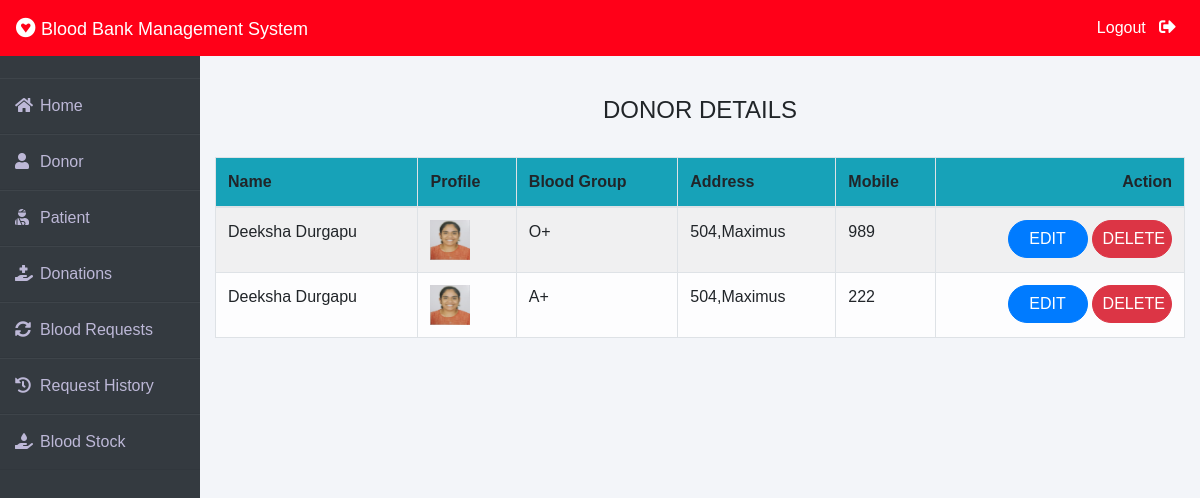
/admin-donor (signed in), run on the app's committed database.
### donor/models.py (models this page shows, shortened)
class Donor(models.Model):
    user=models.OneToOneField(User,on_delete=models.CASCADE)
    profile_pic= models.ImageField(upload_to='profile_pic/Donor/',null=True,blank=True)
    bloodgroup=models.CharField(max_length=10)
    address = models.CharField(max_length=40)
    mobile = models.CharField(max_length=20,null=False)
    @property
    def get_name(self):
        return self.user.first_name+" "+self.user.last_name

### blood/views.py (the view)
# urls.py: path('admin-donor', views.admin_donor_view,name='admin-donor'),
@login_required(login_url='adminlogin')
def admin_donor_view(request):
    donors=dmodels.Donor.objects.all()
    return render(request,'blood/admin_donor.html',{'donors':donors})

### templates/blood/admin_donor.html
{% extends 'blood/adminbase.html' %}
{% block content %}
{% load widget_tweaks %}
{%load static%}
<br><br>
<div class="container">
    <H4 class="text-center">DONOR DETAILS</H4><br>
    <table class="table table-light table-hover table-bordered table-striped">
        <thead class="bg-info">
            <tr>
                <th scope="col">Name</th>
                <th scope="col">Profile</th>
                <th scope="col">Blood Group</th>
                <th scope="col">Address</th>
                <th scope="col">Mobile</th>
                <th class="text-right">Action</th>
            </tr>
        </thead>
        <tbody>
            {% for t in donors %}
            <tr>
                <td> {{t.get_name}}</td>
                <td> <img src="{% static t.profile_pic.url %}" alt="Profile Pic" height="40px" width="40px" /></td>
                <td>{{t.bloodgroup}}</td>
                <td>{{t.address}}</td>
                <td>{{t.mobile}}</td>
                <td class="text-right">
                    <button class="btn btn-primary badge-pill" style="width: 80px;"><a  style="text-decoration: none;color: white;" href="{% url 'update-donor' t.id  %}">EDIT</a> </button>
                    <button class="btn btn-danger badge-pill" style="width: 80px;"><a  style="text-decoration: none;color: white;" href="{% url 'delete-donor' t.id  %}">DELETE</a> </button>
                </td>
            </tr>
            {% endfor %}
        </tbody>
    </table>
</div>
{% endblock content %}

### templates/blood/adminbase.html (shortened to what this page needs)
<!DOCTYPE html>
<html lang="en">
<head>
    <link rel="stylesheet" href="https://maxcdn.bootstrapcdn.com/bootstrap/4.0.0/css/bootstrap.min.css">
    <link rel="stylesheet" href="https://cdnjs.cloudflare.com/ajax/libs/font-awesome/5.14.0/css/all.css">
</head>
<body>
    <nav class="navbar navbar-expand-lg navbar-light fixed-top bg-danger">
        <a style="color:white;" class="navbar-brand" href="/"><i class="fab fa-gratipay"></i>&nbsp;<font face = "Comic sans MS" size ="4">Blood Bank Management System</font></a>
        <div class="navbar-collapse collapse w-100 order-3 dual-collapse2">
            <ul class="navbar-nav ml-auto">
                <li class="nav-item">
                    <a class="nav-link" style="color: white;" href="/logout">Logout &nbsp; <i class="fas fa-sign-out-alt"></i></a>
                </li>
            </ul>
        </div>
      </nav>
<br><br>
<div class="wrapper">
    <div class="sidebar">
        <ul>
            <li><a style="text-decoration:none;" href="/"><i class="fas fa-home"></i>Home</a></li>
            <li><a style="text-decoration:none;" href="/admin-donor"><i class="fas fa-user"></i>Donor</a></li>
            <li><a style="text-decoration:none;" href="/admin-patient"><i class="fas fa-user-injured"></i>Patient</a></li>
            <li><a style="text-decoration:none;" href="/admin-donation"><i class="fas fa-hand-holding-medical"></i>Donations</a></li>
            <li><a style="text-decoration:none;" href="/admin-request"><i class="fas fa-sync-alt"></i>Blood Requests</a></li>
            <li><a style="text-decoration:none;" href="/admin-request-history"><i class="fas fa-history"></i>Request History</a></li>
            <li><a style="text-decoration:none;" href="/admin-blood"><i class="fas fa-hand-holding-water"></i>Blood Stock</a></li>
        </ul>
    </div>
    <div class="main_content">
{% block content %}
{% endblock content %}
    </div>
</div>
</body>
</html>

### templates/blood/adminbase.html (style rules this page uses)
* { margin: 0; padding: 0; box-sizing: border-box; list-style: none; text-decoration: none; font-family: 'Josefin Sans', sans-serif; }
body { background-color: #f3f5f9; }
.bg-danger { background-color: #ff0018!important; }
.wrapper { display: flex; position: relative; }
.wrapper .sidebar { width: 200px; height: 100%; background: #343a40; padding: 30px 0px; position: fixed; }
.wrapper .sidebar ul li { padding: 15px; border-bottom: 1px solid #bdb8d7; border-bottom: 1px solid rgba(0,0,0,0.05); border-top: 1px solid rgba(255,255,255,0.05); }
.wrapper .sidebar ul li a { color: #bdb8d7; display: block; }
.wrapper .sidebar ul li a .fas { width: 25px; }
.wrapper .main_content { width: 100%; margin-left: 200px; }
.fa-sign-out-alt { color: white; font-size: 2ex; }

### data on the page
Donor: get_name "Deeksha Durgapu", profile_pic (picture), bloodgroup "O+", address "504,Maximus", mobile "989"
Donor: get_name "Deeksha Durgapu", profile_pic (picture), bloodgroup "A+", address "504,Maximus", mobile "222"
